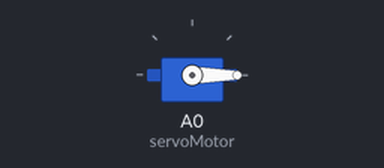
Recording of a sketch running on a simulated Arduino Uno, built with avr-gcc and run on an emulated ATmega328P. On the bench: servo.

Above: at 0.05 s.
At 1.5 s:
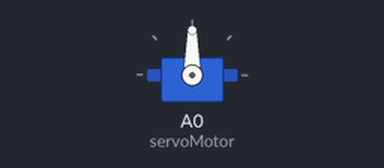
At 3.0 s:
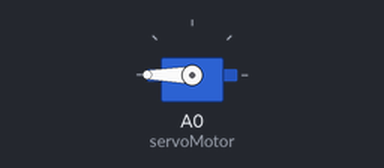
Timing chart, 0 to 6.9 s (numbered marks = the images above):
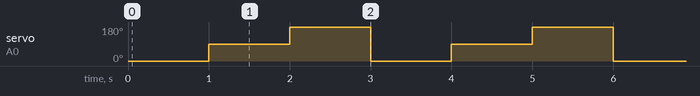

The sketch:

sketch_oct30b.ino
```cpp
// Incluímos la librería para poder controlar el servo
#include <Servo.h>

// Declaramos la variable para controlar el servo
Servo servoMotor;

void setup() {


  // Iniciamos el servo para que empiece a trabajar con el pin 9
  servoMotor.attach(A0);
}

void loop() {

  // Desplazamos a la posición 0º
  servoMotor.write(0);
  // Esperamos 1 segundo
  delay(1000);

  // Desplazamos a la posición 90º
  servoMotor.write(90);
  // Esperamos 1 segundo
  delay(1000);

  // Desplazamos a la posición 180º
  servoMotor.write(180);
  // Esperamos 1 segundo
  delay(1000);
}
```

Measured:
- by itself, servo on A0 (servoMotor): repeats every 3.0 s: 180° 1.0 s, 0° 1.0 s, 90° 1.0 s
